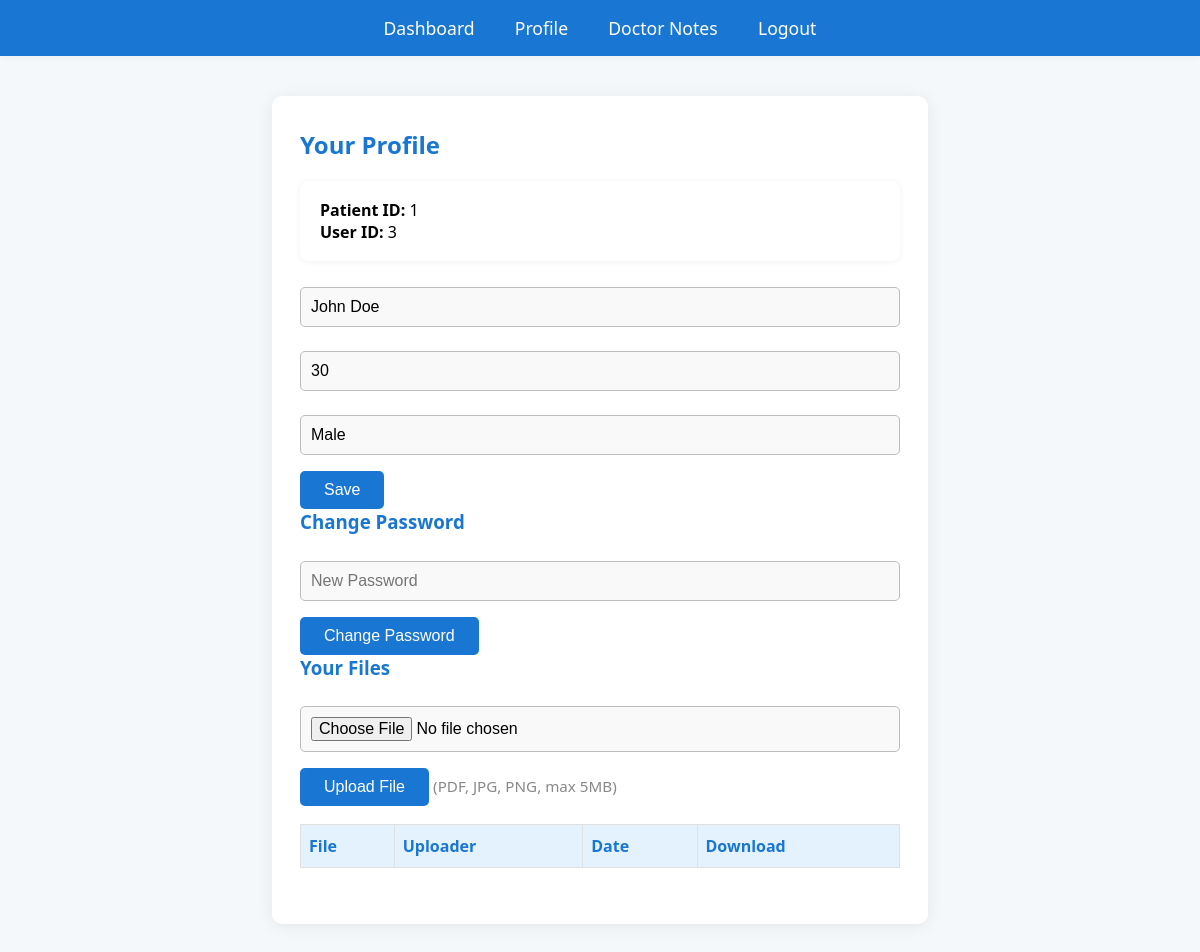
Screenshot of /profile.php (signed in) with the database file from the repository.
### tables this page shows
CREATE TABLE `patients` (
  `id` int NOT NULL AUTO_INCREMENT,
  `user_id` int NOT NULL,
  `name` varchar(100) DEFAULT NULL,
  `age` int DEFAULT NULL,
  `gender` varchar(10) DEFAULT NULL,
  PRIMARY KEY (`id`),
  KEY `user_id` (`user_id`),
  CONSTRAINT `patients_ibfk_1` FOREIGN KEY (`user_id`) REFERENCES `users` (`id`)
);

### profile.php (the view, shortened to what this page needs)
<?php
require 'config.php';
$user_id = $_SESSION['user_id'];
$stmt = $conn->prepare("SELECT patients.* FROM patients WHERE user_id=?");
$stmt->bind_param("i", $user_id);
$stmt->execute();
$res = $stmt->get_result();
$profile = $res->fetch_assoc();
?>
<!DOCTYPE html>
<html>
<head>
    <link rel="stylesheet" href="style.css">
</head>
<body>
<div class="navbar">
    <a href="dashboard.php">Dashboard</a>
    <a href="profile.php">Profile</a>
    <a href="notes.php">Doctor Notes</a>
    <a href="logout.php">Logout</a>
</div>
<div class="container">
    <h2>Your Profile</h2>
    <div class="card">
        <strong>Patient ID:</strong> <?= $profile['id'] ?><br>
        <strong>User ID:</strong> <?= $user_id ?>
    </div>
    <form method="post">
        <input name="name" value="<?= htmlspecialchars($profile['name']) ?>" required>
        <input name="age" type="number" value="<?= htmlspecialchars($profile['age']) ?>" required>
        <input name="gender" value="<?= htmlspecialchars($profile['gender']) ?>" required>
        <button name="save" type="submit">Save</button>
    </form>
    <h3>Change Password</h3>
    <form method="post">
        <input name="new_password" type="password" placeholder="New Password" required>
        <button name="change_password" type="submit">Change Password</button>
    </form>
    <h3>Your Files</h3>
    <form method="post" enctype="multipart/form-data" style="margin-bottom:18px;">
        <input type="file" name="file" required>
        <button type="submit">Upload File</button>
        <span style="font-size:0.95em;color:#888;">(PDF, JPG, PNG, max 5MB)</span>
    </form>
    <table>
        <tr><th>File</th><th>Uploader</th><th>Date</th><th>Download</th></tr>
    </table>
</div>
</body>
</html>

### style.css (style rules this page uses)
body { font-family: 'Segoe UI', Arial, sans-serif; background: #f4f8fb; margin: 0; padding: 0; }
.navbar { background: #1976d2; color: #fff; padding: 16px 0; text-align: center; margin-bottom: 32px; box-shadow: 0 2px 8px rgba(0,0,0,0.04); }
.navbar a { color: #fff; text-decoration: none; margin: 0 18px; font-weight: 500; font-size: 1.1em; transition: color 0.2s; }
.container { max-width: 600px; margin: 40px auto; background: #fff; border-radius: 10px; box-shadow: 0 2px 16px rgba(0,0,0,0.07); padding: 32px 28px; }
h2, h3 { color: #1976d2; margin-top: 0; }
form input, form select, form textarea { width: 100%; padding: 10px; margin: 8px 0 16px 0; border: 1px solid #bdbdbd; border-radius: 5px; font-size: 1em; background: #f9f9f9; box-sizing: border-box; }
form button { background: #1976d2; color: #fff; border: none; padding: 10px 24px; border-radius: 5px; font-size: 1em; cursor: pointer; transition: background 0.2s; }
table { width: 100%; border-collapse: collapse; margin-bottom: 24px; background: #fafbfc; }
th, td { border: 1px solid #e0e0e0; padding: 10px 8px; text-align: left; }
th { background: #e3f2fd; color: #1976d2; }
.card { background: #fff; border-radius: 8px; box-shadow: 0 1px 6px rgba(0,0,0,0.06); padding: 18px 20px; margin-bottom: 18px; }

### rows the page displays
patients: id "1", name "John Doe", age "30", gender "Male"

### other values shown
$user_id "3"
